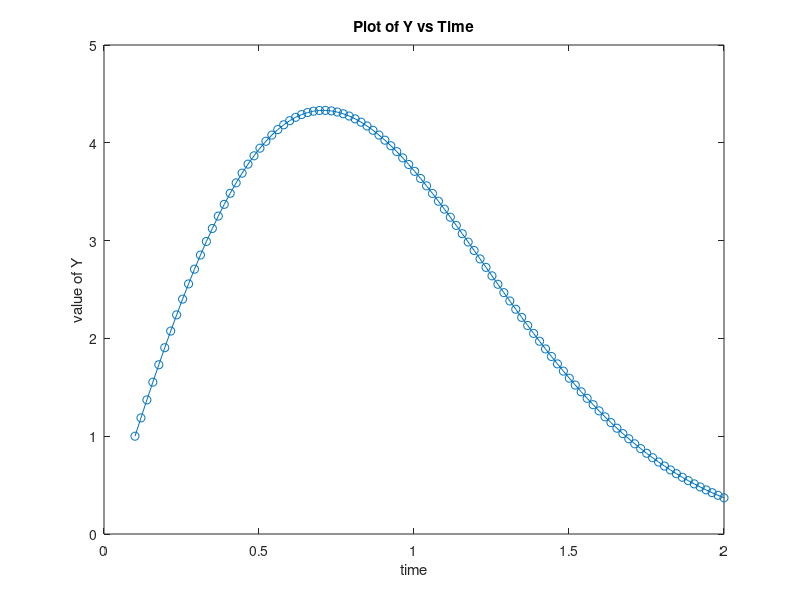

The MATLAB script that drew this image: (Note: this script raises an error after producing the figure.)
% Question 1
clear all
clc

%% Part a
tspan = linspace(0.1,2)
% this divides the interval into 100 spaces between 0.1 and 2 
% for different values of initial value of tspan, the value at y(1) varies significantly 
% if tspan is linspace(0.1,2) then value at y(1) is about 3.7
% if tspan is linspace(0.01,2) then value at y(1) is about 37
% here tspan is chosen as linspace(0.1,2)
% the value obtained here is about 3.7 
size(tspan)
y0 = 1;
[t,y] = ode45(@(t,y) y*(-2*t + 1/t),tspan,y0);
plot(t,y,'-o')
xlabel("time")
ylabel("value of Y")
title("Plot of Y vs Time")



%% Part d
%representing F as alias for ln(Y) ,then Y is e^F 
F = @(t) -2*t + 1./t;
Q = quad(F,0.1,1); 
Y = exp(Q)
disp("The value obtained using this quadrature rule is " + Y);

%%
% trying to solve this ODE using dsolve 
% this does not return any solution: It says: "Explicit solution could not be found." 
syms y(t)
cond = y(0) == 1;
ode = diff(y,t) == y*(-2*t + 1/t)
ySol(t) = dsolve(ode,cond)


